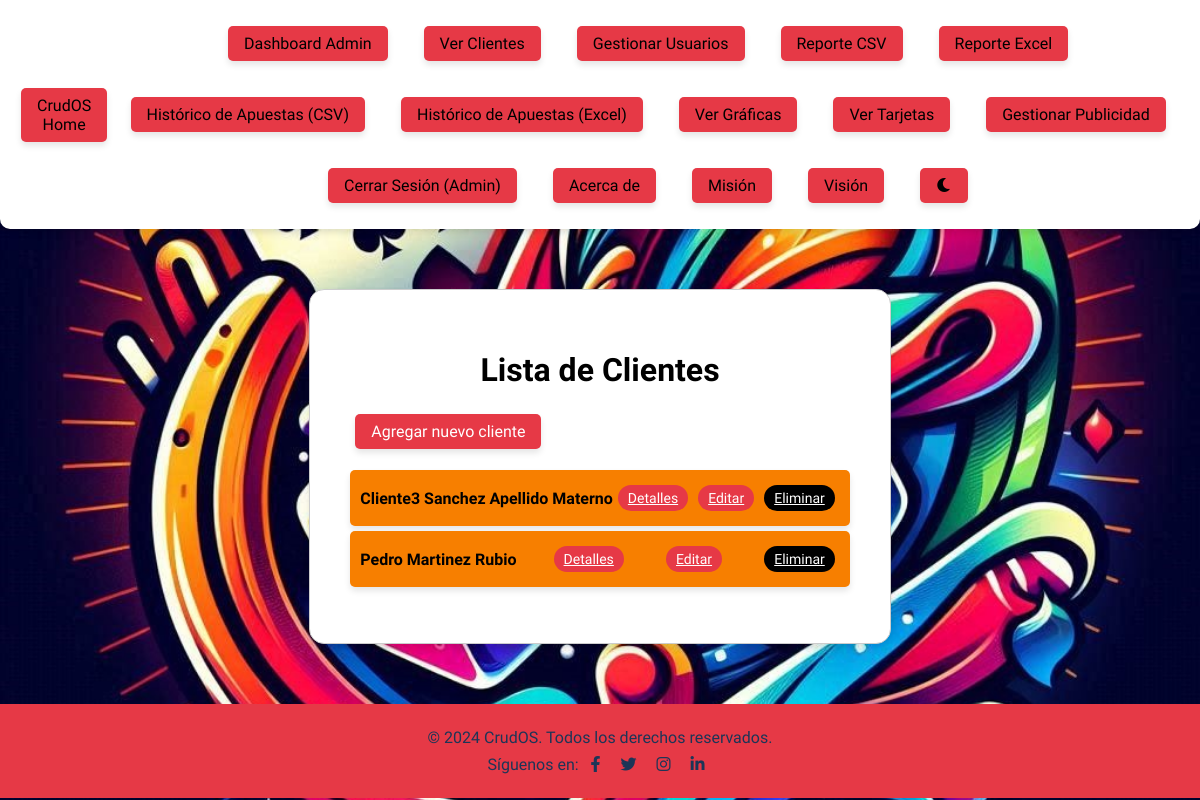
Before: /clientes/clientes/ (signed in) with the older database file.
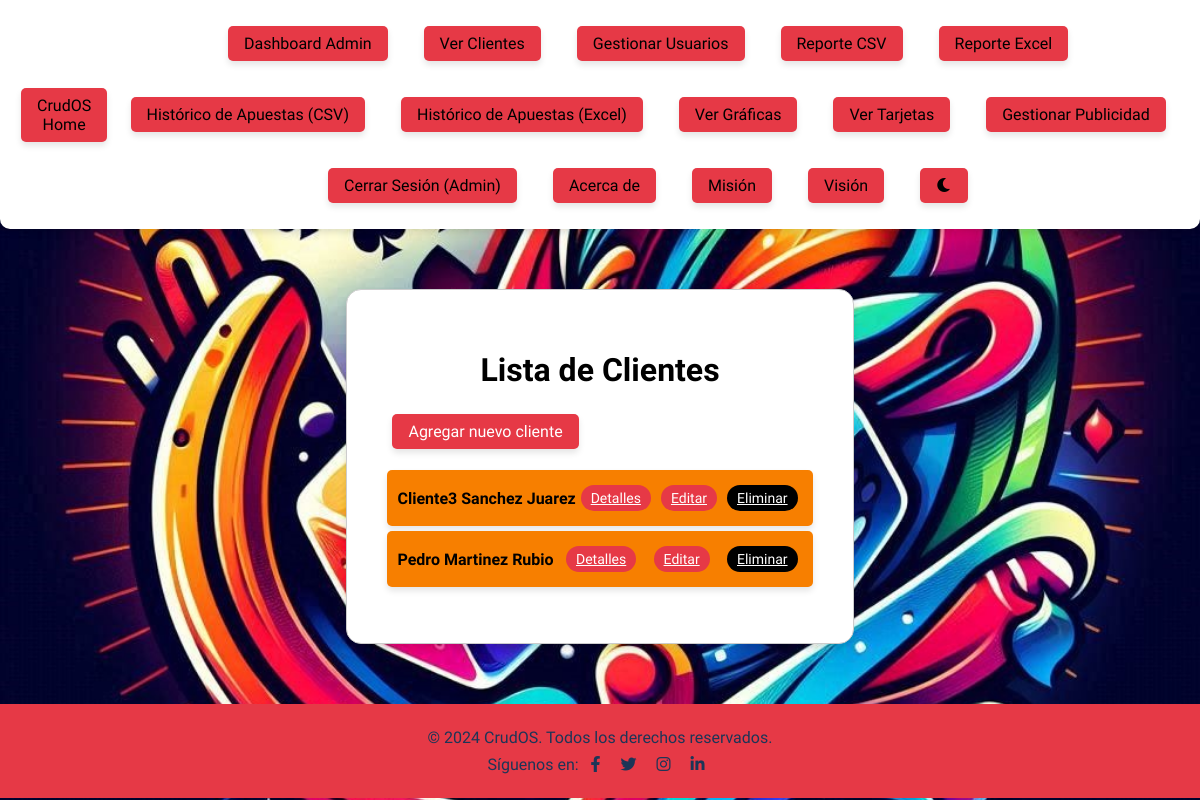
After: the same page with the newer database file.
### clientes/models.py (models this page shows, shortened)
class Cliente(models.Model):
    SEXO_CHOICES = [
        ('M', 'Masculino'),
        ('F', 'Femenino'),
        ('O', 'Otro'),
    ]
    ESTADO_CIVIL_CHOICES = [
        ('S', 'Soltero/a'),
        ('C', 'Casado/a'),
        ('D', 'Divorciado/a'),
        ('V', 'Viudo/a'),
    ]
    user = models.OneToOneField(User, on_delete=models.CASCADE)  # Relación uno a uno con el modelo User
    nombre = models.CharField(max_length=100)  # Nombre del cliente
    apellido_paterno = models.CharField(max_length=100, default='Apellido Paterno')  # Apellido paterno del cliente
    apellido_materno = models.CharField(max_length=100, default='Apellido Materno')  # Apellido materno del cliente
    direccion = models.CharField(max_length=255, default='Dirección desconocida')  # Dirección del cliente
    codigo_postal = models.CharField(max_length=10, default='00000')  # Código postal del cliente
    estado = models.CharField(max_length=100, default='Estado')  # Estado donde reside el cliente
    municipio = models.CharField(max_length=100, default='Municipio')  # Municipio donde reside el cliente
    estado_civil = models.CharField(max_length=1, choices=ESTADO_CIVIL_CHOICES, default='S')  # Estado civil del cliente
    sexo = models.CharField(max_length=1, choices=SEXO_CHOICES, default='M')  # Sexo del cliente
    dia_nacimiento = models.IntegerField(default=1)  # Día de nacimiento del cliente
    mes_nacimiento = models.IntegerField(default=1)  # Mes de nacimiento del cliente
    anio_nacimiento = models.IntegerField(default=2000)  # Año de nacimiento del cliente
    email = models.EmailField(unique=True)  # Email del cliente
    telefono = models.CharField(max_length=15, default='Sin teléfono', validators=[RegexValidator(regex=r'^\+?1?\d{9,15}$')])  # Teléfono del cliente
    fecha_registro = models.DateTimeField(auto_now_add=True)  # Fecha de registro del cliente
    class Meta:
        indexes = [
            models.Index(fields=['email']),
            models.Index(fields=['telefono']),
        ]

### clientes/views.py (the view)
# urls.py: path('clientes/', views.clientes_list, name='clientes_list'),  # Lista de clientes
@login_required
def clientes_list(request):
    if request.user.is_staff:
        clientes = Cliente.objects.all()
    else:
        clientes = Cliente.objects.filter(user=request.user)
    paginator = Paginator(clientes, 25)  # Mostrar 25 clientes por página
    page = request.GET.get('page')
    try:
        clientes_paged = paginator.page(page)
    except PageNotAnInteger:
        clientes_paged = paginator.page(1)
    except EmptyPage:
        clientes_paged = paginator.page(paginator.num_pages)
    return render(request, 'clientes/clientes_list.html', {'clientes': clientes_paged})

### clientes/templates/clientes/clientes_list.html (shortened to what this page needs)
{% extends 'clientes/base.html' %}
{% block content %}
<div class="form-container">
    <h1>Lista de Clientes</h1>
    <a href="{% url 'cliente_create' %}" class="nav-button">Agregar nuevo cliente</a>
    <ul class="client-list">
        {% for cliente in clientes %}
            <li class="client-item">
                <span class="client-name">{{ cliente.nombre }} {{ cliente.apellido_paterno }} {{ cliente.apellido_materno }}</span>
                <a href="{% url 'cliente_detail' cliente.id %}" class="edit-button">Detalles</a>
                <a href="{% url 'cliente_update' cliente.id %}" class="edit-button">Editar</a>
                <a href="{% url 'cliente_delete' cliente.id %}" class="delete-button">Eliminar</a>
            </li>
        {% endfor %}
    </ul>
</div>
{% endblock %}

Changed rows visible on the page:
changed Cliente "Cliente3": apellido_materno "Apellido Materno" → "Juarez"
